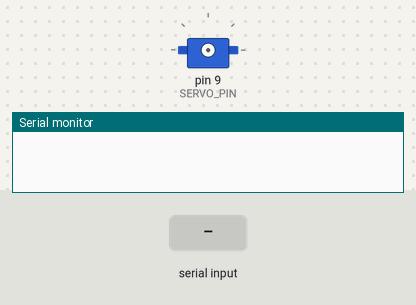
Recording of a sketch running on a simulated Arduino Leonardo, built with avr-gcc and run on an emulated ATmega32U4. On the bench: servo, the last lines printed to the serial monitor. Wiring (inferred from the names in the program): servo: signal pin 9. The test bench sets the inputs (shaded band). Servo pulses on a pin are drawn as a servo (544–2400 µs = 0–180°).

Above: at 0.01 s.
1.3 s: "d" received over Serial
At 1.7 s:
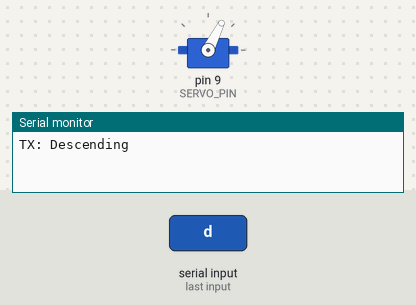
4.3 s: "a" received over Serial
At 6.5 s:
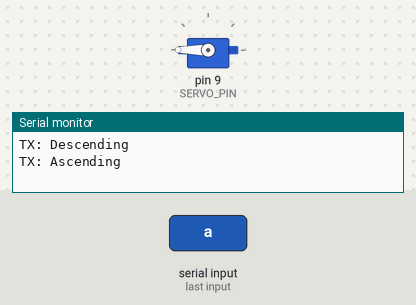
Timing chart, 0 to 8.0 s (numbered marks = the images above; inputs shaded):
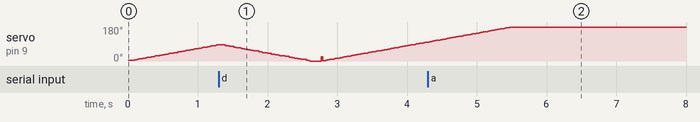

The sketch:

09-servo.ino
```cpp
#include "src/provided/Servo.h"

#define SERVO_PIN 9
#define PRINTF(format, ...) do { \
    char buffer[128]; \
    snprintf(buffer, sizeof(buffer), format, ##__VA_ARGS__); \
    Serial.println(buffer); \
} while (0)

Servo servo;

enum MotorState {
    Ascending,
    Descending
} motor_state;

int motor_angle = 0;
// Valid: [0..180]

void setup()
{
    Serial.begin(9600);
    servo.attach(SERVO_PIN);
}

void loop()
{
    while (Serial.available()) {
        char typed = Serial.read();

        switch (typed) {
            case 'a':
                motor_state = MotorState::Ascending;
                Serial.println("TX: Ascending");
                break;
            case 'd':
                motor_state = MotorState::Descending;
                Serial.println("TX: Descending");
                break;
            case 'r':
                PRINTF("TX: Motor angle = %d degrees", servo.read());
                break;
            case 'R':
                PRINTF("TX: Pulse width = %d microseconds", servo.readMicroseconds());
                break;
        }
    }

    switch (motor_state) {
        case MotorState::Ascending:
            if (motor_angle < 180) {
                motor_angle++;
                update_servo();
            }
            break;
        case MotorState::Descending:
            if (motor_angle > 0) {
                motor_angle--;
                update_servo();
            }
            break;
    }
}

void update_servo()
{
    servo.write(motor_angle);
    delay(15);
}
```

Servo.cpp
```cpp
// (licence header left out)
#if defined(ARDUINO_ARCH_AVR)

#include <avr/interrupt.h>
#include <Arduino.h>

#include "Servo.h"

#define usToTicks(_us)    (( clockCyclesPerMicrosecond()* _us) / 8)     // converts microseconds to tick (assumes prescale of 8)  // 12 Aug 2009
#define ticksToUs(_ticks) (( (unsigned)_ticks * 8)/ clockCyclesPerMicrosecond() ) // converts from ticks back to microseconds


#define TRIM_DURATION       2                               // compensation ticks to trim adjust for digitalWrite delays // 12 August 2009

//#define NBR_TIMERS        (MAX_SERVOS / SERVOS_PER_TIMER)

static servo_t servos[MAX_SERVOS];                          // static array of servo structures
static volatile int8_t Channel[_Nbr_16timers ];             // counter for the servo being pulsed for each timer (or -1 if refresh interval)

uint8_t ServoCount = 0;                                     // the total number of attached servos


// convenience macros
#define SERVO_INDEX_TO_TIMER(_servo_nbr) ((timer16_Sequence_t)(_servo_nbr / SERVOS_PER_TIMER)) // returns the timer controlling this servo
#define SERVO_INDEX_TO_CHANNEL(_servo_nbr) (_servo_nbr % SERVOS_PER_TIMER)       // returns the index of the servo on this timer
#define SERVO_INDEX(_timer,_channel)  ((_timer*SERVOS_PER_TIMER) + _channel)     // macro to access servo index by timer and channel
#define SERVO(_timer,_channel)  (servos[SERVO_INDEX(_timer,_channel)])            // macro to access servo class by timer and channel

#define SERVO_MIN() (MIN_PULSE_WIDTH - this->min * 4)  // minimum value in uS for this servo
#define SERVO_MAX() (MAX_PULSE_WIDTH - this->max * 4)  // maximum value in uS for this servo

/************ static functions common to all instances ***********************/

static inline void handle_interrupts(timer16_Sequence_t timer, volatile uint16_t *TCNTn, volatile uint16_t* OCRnA)
{
  if( Channel[timer] < 0 )
    *TCNTn = 0; // channel set to -1 indicated that refresh interval completed so reset the timer
  else{
    if( SERVO_INDEX(timer,Channel[timer]) < ServoCount && SERVO(timer,Channel[timer]).Pin.isActive == true )
      digitalWrite( SERVO(timer,Channel[timer]).Pin.nbr,LOW); // pulse this channel low if activated
  }

  Channel[timer]++;    // increment to the next channel
  if( SERVO_INDEX(timer,Channel[timer]) < ServoCount && Channel[timer] < SERVOS_PER_TIMER) {
    *OCRnA = *TCNTn + SERVO(timer,Channel[timer]).ticks;
    if(SERVO(timer,Channel[timer]).Pin.isActive == true)     // check if activated
      digitalWrite( SERVO(timer,Channel[timer]).Pin.nbr,HIGH); // its an active channel so pulse it high
  }
  else {
    // finished all channels so wait for the refresh period to expire before starting over
    if( ((unsigned)*TCNTn) + 4 < usToTicks(REFRESH_INTERVAL) )  // allow a few ticks to ensure the next OCR1A not missed
      *OCRnA = (unsigned int)usToTicks(REFRESH_INTERVAL);
    else
      *OCRnA = *TCNTn + 4;  // at least REFRESH_INTERVAL has elapsed
    Channel[timer] = -1; // this will get incremented at the end of the refresh period to start again at the first channel
  }
}

#ifndef WIRING // Wiring pre-defines signal handlers so don't define any if compiling for the Wiring platform
// Interrupt handlers for Arduino
#if defined(_useTimer1)
SIGNAL (TIMER1_COMPA_vect)
{
  handle_interrupts(_timer1, &TCNT1, &OCR1A);
}
#endif

#if defined(_useTimer3)
SIGNAL (TIMER3_COMPA_vect)
{
  handle_interrupts(_timer3, &TCNT3, &OCR3A);
}
#endif

#if defined(_useTimer4)
SIGNAL (TIMER4_COMPA_vect)
{
  handle_interrupts(_timer4, &TCNT4, &OCR4A);
}
#endif

#if defined(_useTimer5)
SIGNAL (TIMER5_COMPA_vect)
{
  handle_interrupts(_timer5, &TCNT5, &OCR5A);
}
#endif

#elif defined WIRING
// Interrupt handlers for Wiring
#if defined(_useTimer1)
void Timer1Service()
{
  handle_interrupts(_timer1, &TCNT1, &OCR1A);
}
#endif
#if defined(_useTimer3)
void Timer3Service()
{
  handle_interrupts(_timer3, &TCNT3, &OCR3A);
}
#endif
#endif


static void initISR(timer16_Sequence_t timer)
{
#if defined (_useTimer1)
  if(timer == _timer1) {
    TCCR1A = 0;             // normal counting mode
    TCCR1B = _BV(CS11);     // set prescaler of 8
    TCNT1 = 0;              // clear the timer count
#if defined(__AVR_ATmega8__)|| defined(__AVR_ATmega128__)
    TIFR |= _BV(OCF1A);      // clear any pending interrupts;
    TIMSK |=  _BV(OCIE1A) ;  // enable the output compare interrupt
#else
    // here if not ATmega8 or ATmega128
    TIFR1 |= _BV(OCF1A);     // clear any pending interrupts;
    TIMSK1 |=  _BV(OCIE1A) ; // enable the output compare interrupt
#endif
#if defined(WIRING)
    timerAttach(TIMER1OUTCOMPAREA_INT, Timer1Service);
#endif
  }
#endif

#if defined (_useTimer3)
  if(timer == _timer3) {
    TCCR3A = 0;             // normal counting mode
    TCCR3B = _BV(CS31);     // set prescaler of 8
    TCNT3 = 0;              // clear the timer count
#if defined(__AVR_ATmega128__)
    TIFR |= _BV(OCF3A);     // clear any pending interrupts;
	ETIMSK |= _BV(OCIE3A);  // enable the output compare interrupt
#else
    TIFR3 = _BV(OCF3A);     // clear any pending interrupts;
    TIMSK3 =  _BV(OCIE3A) ; // enable the output compare interrupt
#endif
#if defined(WIRING)
    timerAttach(TIMER3OUTCOMPAREA_INT, Timer3Service);  // for Wiring platform only
#endif
  }
#endif

#if defined (_useTimer4)
  if(timer == _timer4) {
    TCCR4A = 0;             // normal counting mode
    TCCR4B = _BV(CS41);     // set prescaler of 8
    TCNT4 = 0;              // clear the timer count
    TIFR4 = _BV(OCF4A);     // clear any pending interrupts;
    TIMSK4 =  _BV(OCIE4A) ; // enable the output compare interrupt
  }
#endif

#if defined (_useTimer5)
  if(timer == _timer5) {
    TCCR5A = 0;             // normal counting mode
    TCCR5B = _BV(CS51);     // set prescaler of 8
    TCNT5 = 0;              // clear the timer count
    TIFR5 = _BV(OCF5A);     // clear any pending interrupts;
    TIMSK5 =  _BV(OCIE5A) ; // enable the output compare interrupt
  }
#endif
}

static void finISR(timer16_Sequence_t timer)
{
    //disable use of the given timer
#if defined WIRING   // Wiring
  if(timer == _timer1) {
    #if defined(__AVR_ATmega1281__)||defined(__AVR_ATmega2561__)
    TIMSK1 &=  ~_BV(OCIE1A) ;  // disable timer 1 output compare interrupt
    #else
    TIMSK &=  ~_BV(OCIE1A) ;  // disable timer 1 output compare interrupt
    #endif
    timerDetach(TIMER1OUTCOMPAREA_INT);
  }
  else if(timer == _timer3) {
    #if defined(__AVR_ATmega1281__)||defined(__AVR_ATmega2561__)
    TIMSK3 &= ~_BV(OCIE3A);    // disable the timer3 output compare A interrupt
    #else
    ETIMSK &= ~_BV(OCIE3A);    // disable the timer3 output compare A interrupt
    #endif
    timerDetach(TIMER3OUTCOMPAREA_INT);
  }
#else
    //For arduino - in future: call here to a currently undefined function to reset the timer
#endif
}

static boolean isTimerActive(timer16_Sequence_t timer)
{
  // returns true if any servo is active on this timer
  for(uint8_t channel=0; channel < SERVOS_PER_TIMER; channel++) {
    if(SERVO(timer,channel).Pin.isActive == true)
      return true;
  }
  return false;
}


/****************** end of static functions ******************************/

Servo::Servo()
{
  if( ServoCount < MAX_SERVOS) {
    this->servoIndex = ServoCount++;                    // assign a servo index to this instance
	servos[this->servoIndex].ticks = usToTicks(DEFAULT_PULSE_WIDTH);   // store default values  - 12 Aug 2009
  }
  else
    this->servoIndex = INVALID_SERVO ;  // too many servos
}

uint8_t Servo::attach(int pin)
{
  return this->attach(pin, MIN_PULSE_WIDTH, MAX_PULSE_WIDTH);
}

uint8_t Servo::attach(int pin, int min, int max)
{
  if(this->servoIndex < MAX_SERVOS ) {
    pinMode( pin, OUTPUT) ;                                   // set servo pin to output
    servos[this->servoIndex].Pin.nbr = pin;
    // todo min/max check: abs(min - MIN_PULSE_WIDTH) /4 < 128
    this->min  = (MIN_PULSE_WIDTH - min)/4; //resolution of min/max is 4 uS
    this->max  = (MAX_PULSE_WIDTH - max)/4;
    // initialize the timer if it has not already been initialized
    timer16_Sequence_t timer = SERVO_INDEX_TO_TIMER(servoIndex);
    if(isTimerActive(timer) == false)
      initISR(timer);
    servos[this->servoIndex].Pin.isActive = true;  // this must be set after the check for isTimerActive
  }
  return this->servoIndex ;
}

void Servo::detach()
{
  servos[this->servoIndex].Pin.isActive = false;
  timer16_Sequence_t timer = SERVO_INDEX_TO_TIMER(servoIndex);
  if(isTimerActive(timer) == false) {
    finISR(timer);
  }
}

void Servo::write(int value)
{
  if(value < MIN_PULSE_WIDTH)
  {  // treat values less than 544 as angles in degrees (valid values in microseconds are handled as microseconds)
    if(value < 0) value = 0;
    if(value > 180) value = 180;
    value = map(value, 0, 180, SERVO_MIN(),  SERVO_MAX());
  }
  this->writeMicroseconds(value);
}

void Servo::writeMicroseconds(int value)
{
  // calculate and store the values for the given channel
  byte channel = this->servoIndex;
  if( (channel < MAX_SERVOS) )   // ensure channel is valid
  {
    if( value < SERVO_MIN() )          // ensure pulse width is valid
      value = SERVO_MIN();
    else if( value > SERVO_MAX() )
      value = SERVO_MAX();

    value = value - TRIM_DURATION;
    value = usToTicks(value);  // convert to ticks after compensating for interrupt overhead - 12 Aug 2009

    uint8_t oldSREG = SREG;
    cli();
    servos[channel].ticks = value;
    SREG = oldSREG;
  }
}

int Servo::read() // return the value as degrees
{
  return  map( this->readMicroseconds()+1, SERVO_MIN(), SERVO_MAX(), 0, 180);
}

int Servo::readMicroseconds()
{
  unsigned int pulsewidth;
  if( this->servoIndex != INVALID_SERVO )
    pulsewidth = ticksToUs(servos[this->servoIndex].ticks)  + TRIM_DURATION ;   // 12 aug 2009
  else
    pulsewidth  = 0;

  return pulsewidth;
}

bool Servo::attached()
{
  return servos[this->servoIndex].Pin.isActive ;
}

#endif // ARDUINO_ARCH_AVR
```

Servo.h
```cpp
// (licence header left out)
/*
  A servo is activated by creating an instance of the Servo class passing
  the desired pin to the attach() method.
  The servos are pulsed in the background using the value most recently
  written using the write() method.

  Note that analogWrite of PWM on pins associated with the timer are
  disabled when the first servo is attached.
  Timers are seized as needed in groups of 12 servos - 24 servos use two
  timers, 48 servos will use four.
  The sequence used to sieze timers is defined in timers.h

  The methods are:

    Servo - Class for manipulating servo motors connected to Arduino pins.

    attach(pin )  - Attaches a servo motor to an i/o pin.
    attach(pin, min, max  ) - Attaches to a pin setting min and max values in microseconds
    default min is 544, max is 2400

    write()     - Sets the servo angle in degrees.  (invalid angle that is valid as pulse in microseconds is treated as microseconds)
    writeMicroseconds() - Sets the servo pulse width in microseconds
    read()      - Gets the last written servo pulse width as an angle between 0 and 180.
    readMicroseconds()   - Gets the last written servo pulse width in microseconds. (was read_us() in first release)
    attached()  - Returns true if there is a servo attached.
    detach()    - Stops an attached servos from pulsing its i/o pin.
 */

#ifndef Servo_h
#define Servo_h

#include <inttypes.h>

/*
 * Defines for 16 bit timers used with  Servo library
 *
 * If _useTimerX is defined then TimerX is a 16 bit timer on the current board
 * timer16_Sequence_t enumerates the sequence that the timers should be allocated
 * _Nbr_16timers indicates how many 16 bit timers are available.
 */

#include "ServoTimers.h"

#define Servo_VERSION           2     // software version of this library

#define MIN_PULSE_WIDTH       544     // the shortest pulse sent to a servo
#define MAX_PULSE_WIDTH      2400     // the longest pulse sent to a servo
#define DEFAULT_PULSE_WIDTH  1500     // default pulse width when servo is attached
#define REFRESH_INTERVAL    20000     // minumim time to refresh servos in microseconds

#define SERVOS_PER_TIMER       12     // the maximum number of servos controlled by one timer
#define MAX_SERVOS   (_Nbr_16timers  * SERVOS_PER_TIMER)

#define INVALID_SERVO         255     // flag indicating an invalid servo index

typedef struct  {
  uint8_t nbr        :6 ;             // a pin number from 0 to 63
  uint8_t isActive   :1 ;             // true if this channel is enabled, pin not pulsed if false
} ServoPin_t   ;

typedef struct {
  ServoPin_t Pin;
  volatile unsigned int ticks;
} servo_t;

class Servo
{
public:
  Servo();
  uint8_t attach(int pin);           // attach the given pin to the next free channel, sets pinMode, returns channel number or 0 if failure
  uint8_t attach(int pin, int min, int max); // as above but also sets min and max values for writes.
  void detach();
  void write(int value);             // if value is < 200 its treated as an angle, otherwise as pulse width in microseconds
  void writeMicroseconds(int value); // Write pulse width in microseconds
  int read();                        // returns current pulse width as an angle between 0 and 180 degrees
  int readMicroseconds();            // returns current pulse width in microseconds for this servo (was read_us() in first release)
  bool attached();                   // return true if this servo is attached, otherwise false
private:
   uint8_t servoIndex;               // index into the channel data for this servo
   int8_t min;                       // minimum is this value times 4 added to MIN_PULSE_WIDTH
   int8_t max;                       // maximum is this value times 4 added to MAX_PULSE_WIDTH
};

#endif
```

ServoTimers.h
```cpp
// (licence header left out)
/*
 * Defines for 16 bit timers used with  Servo library
 *
 * If _useTimerX is defined then TimerX is a 16 bit timer on the current board
 * timer16_Sequence_t enumerates the sequence that the timers should be allocated
 * _Nbr_16timers indicates how many 16 bit timers are available.
 */

/**
 * AVR Only definitions
 * --------------------
 */

// Say which 16 bit timers can be used and in what order
#if defined(__AVR_ATmega1280__) || defined(__AVR_ATmega2560__)
#define _useTimer5
#define _useTimer1
#define _useTimer3
#define _useTimer4
typedef enum { _timer5, _timer1, _timer3, _timer4, _Nbr_16timers } timer16_Sequence_t;

#elif defined(__AVR_ATmega32U4__)
#define _useTimer1
typedef enum { _timer1, _Nbr_16timers } timer16_Sequence_t;

#elif defined(__AVR_AT90USB646__) || defined(__AVR_AT90USB1286__)
#define _useTimer3
#define _useTimer1
typedef enum { _timer3, _timer1, _Nbr_16timers } timer16_Sequence_t;

#elif defined(__AVR_ATmega128__) || defined(__AVR_ATmega1281__) || defined(__AVR_ATmega1284__) || defined(__AVR_ATmega1284P__) || defined(__AVR_ATmega2561__)
#define _useTimer3
#define _useTimer1
typedef enum { _timer3, _timer1, _Nbr_16timers } timer16_Sequence_t;

#else  // everything else
#define _useTimer1
typedef enum { _timer1, _Nbr_16timers } timer16_Sequence_t;
#endif
```
